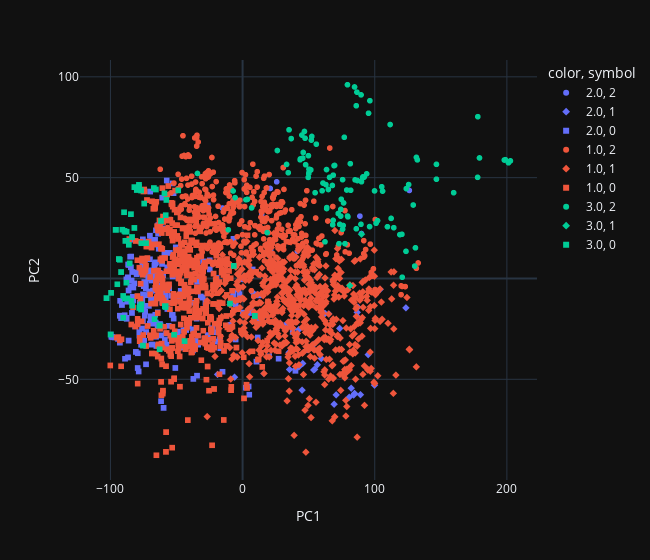

Notebook code cell kept with this figure:
### Markdown cell above
### Données normalisées

### Code cell
data_without_class_copy = data_without_class.copy()
scaler = StandardScaler()
scaled_data_without_class = scaler.fit_transform(data_without_class_copy)

cls = KMeans(n_clusters=3, init="k-means++")
cls.fit(scaled_data_without_class)
labels = pd.Series(cls.labels_, name="K-means")
labels = pd.Categorical(labels, categories=[0, 1, 2, 3])

symbol_categories = labels.astype(str)

fig = px.scatter(x=pcs.T[0], y=pcs.T[1], color=data['fetal_health'], symbol=labels,
                 labels={'x': 'PC1', 'y': 'PC2'}, width=650)
fig.show()



print(f"ARI : {adjusted_rand_score(labels, data['fetal_health'])}")

### Figure 1 — Plotly figure (JSON) as saved in the notebook; plotly's stock layout.template omitted (floating-point values rounded to 4 significant figures; data arrays with more than 128 entries replaced by an {"elided": "..."} marker saying what was removed)
{"data": [{"hovertemplate": "color=2.0<br>symbol=2<br>PC1=%{x}<br>PC2=%{y}<extra></extra>", "legendgroup": "2.0, 2", "marker": {"color": "#636efa", "symbol": "circle"}, "mode": "markers", "name": "2.0, 2", "showlegend": true, "x": [20.94, 25.8, 21.36, 21.54, 14.48, 41.5, -15.24, 126.2, 89.96, 30.73, 88.77], "xaxis": "x", "y": [44.64, 47.94, 14.33, 12.54, 31.78, 13.52, 34.93, 43.66, 22.28, 54.98, 30.93], "yaxis": "y", "type": "scattergl"}, {"hovertemplate": "color=2.0<br>symbol=1<br>PC1=%{x}<br>PC2=%{y}<extra></extra>", "legendgroup": "2.0, 1", "marker": {"color": "#636efa", "symbol": "diamond"}, "mode": "markers", "name": "2.0, 1", "showlegend": true, "x": [53.79, 54.54, 57.72, 104.1, 123.6, 42.6, 42.68, 95.04, 16.09, 7.6, 56.57, 54.01, 45.49, 69.27, 70.81, 82.17, 84.08, 59.56, 80.69, 84.74, 89.19, 99.81, 35.2, 48.82, 6.293, 35.52, 86.42, 86.75, 65.24, 62.38, 73.51, 68.51, 87.16, 42.58, 45.02, -6.091, -18.93], "xaxis": "x", "y": [-45.38, -45.09, 1.695, -5.372, -14.56, -43.72, -43.73, -37.77, -47.13, -6.918, -42.76, -32.55, -42.15, -62.35, -57.73, -54.4, -57.78, -39.7, -58.9, -57.0, -57.62, -52.91, -36.63, -35.3, -15.38, -45.15, -18.64, -16.8, -17.57, -17.36, -24.78, -1.547, -14.22, -25.31, -55.38, -48.95, -47.57], "yaxis": "y", "type": "scattergl"}, {"hovertemplate": "color=2.0<br>symbol=0<br>PC1=%{x}<br>PC2=%{y}<extra></extra>", "legendgroup": "2.0, 0", "marker": {"color": "#636efa", "symbol": "square"}, "mode": "markers", "name": "2.0, 0", "showlegend": true, "x": {"elided": "247 float values"}, "xaxis": "x", "y": {"elided": "247 float values"}, "yaxis": "y", "type": "scattergl"}, {"hovertemplate": "color=1.0<br>symbol=2<br>PC1=%{x}<br>PC2=%{y}<extra></extra>", "legendgroup": "1.0, 2", "marker": {"color": "#EF553B", "symbol": "circle"}, "mode": "markers", "name": "1.0, 2", "showlegend": true, "x": {"elided": "437 float values"}, "xaxis": "x", "y": {"elided": "437 float values"}, "yaxis": "y", "type": "scattergl"}, {"hovertemplate": "color=1.0<br>symbol=1<br>PC1=%{x}<br>PC2=%{y}<extra></extra>", "legendgroup": "1.0, 1", "marker": {"color": "#EF553B", "symbol": "diamond"}, "mode": "markers", "name": "1.0, 1", "showlegend": true, "x": {"elided": "661 float values"}, "xaxis": "x", "y": {"elided": "661 float values"}, "yaxis": "y", "type": "scattergl"}, {"hovertemplate": "color=1.0<br>symbol=0<br>PC1=%{x}<br>PC2=%{y}<extra></extra>", "legendgroup": "1.0, 0", "marker": {"color": "#EF553B", "symbol": "square"}, "mode": "markers", "name": "1.0, 0", "showlegend": true, "x": {"elided": "557 float values"}, "xaxis": "x", "y": {"elided": "557 float values"}, "yaxis": "y", "type": "scattergl"}, {"hovertemplate": "color=3.0<br>symbol=2<br>PC1=%{x}<br>PC2=%{y}<extra></extra>", "legendgroup": "3.0, 2", "marker": {"color": "#00cc96", "symbol": "circle"}, "mode": "markers", "name": "3.0, 2", "showlegend": true, "x": [159.7, 177.8, 3.607, 3.666, 2.523, 120.6, 146.7, 130.8, 132.2, 95.3, 62.36, 131.5, 123.7, -5.676, -7.192, -34.13, 77.49, 130.2, 119.0, 146.7, 111.7, 60.18, 47.7, 54.87, 90.9, 89.95, 91.97, 81.52, 93.89, 91.03, 6.803, 18.6, 65.8, 105.9, 123.9, 125.6, 105.3, 86.89, 85.12, 99.84, 49.8, 45.9, 34.53, 55.78, 52.02, 52.39, 46.79, 44.86, 47.27, 36.79, 33.28, 35.15, 69.62, 79.43, 79.71, 69.19, 60.84, 96.33, 86.49, 89.66, 84.7, 79.35, 76.41, 89.57, 86.06, 74.33, 96.1, 102.1, 178.0, 201.2, 202.7, 198.8, 198.0, 179.3, -10.8, 64.92, 68.17, 68.53, 63.05, 63.61, 63.7, 68.58, 63.51, 74.67, 67.95, 51.65, 78.81, 81.79, 101.0, 112.4, 76.94, 129.1, 114.4, 109.6, 75.68, 49.67, 50.07, 50.33, 50.25, 120.8, 43.71, 43.54, 45.56, 26.29, 72.36, 74.25, 76.1, 73.53, 75.65, 72.96, 86.01], "xaxis": "x", "y": [42.54, 50.16, 39.2, 39.24, 39.04, 21.89, 49.23, 15.21, 58.82, 81.94, 18.18, 60.05, 13.45, 40.1, 43.39, 52.08, 17.27, 6.141, 21.74, 56.6, 76.35, 43.49, 56.42, 42.53, 49.9, 47.98, 50.25, 56.93, 51.89, 50.36, 35.01, 22.74, 50.13, 43.31, 44.55, 46.57, 45.49, 48.56, 48.9, 43.42, 60.89, 62.51, 52.44, 66.59, 68.61, 70.44, 72.9, 71.13, 69.55, 69.37, 56.56, 73.72, 56.06, 30.95, 30.56, 55.95, 47.32, 88.15, 92.39, 91.04, 94.97, 96.07, 37.47, 26.87, 24.65, 34.3, 25.72, 28.7, 80.24, 57.37, 58.31, 58.93, 58.74, 59.78, 24.13, 44.13, 26.64, 28.83, 46.54, 34.68, 35.15, 51.24, 54.01, 39.27, 46.13, 53.88, 43.88, 43.75, 27.39, 29.8, 70.01, 36.44, 25.18, 25.64, 49.01, 50.14, 52.01, 52.93, 54.22, 0.6219, 59.29, 58.86, 59.66, 63.47, 32.23, 30.93, 26.27, 26.85, 24.39, 17.26, 85.66], "yaxis": "y", "type": "scattergl"}, {"hovertemplate": "color=3.0<br>symbol=1<br>PC1=%{x}<br>PC2=%{y}<extra></extra>", "legendgroup": "3.0, 1", "marker": {"color": "#00cc96", "symbol": "diamond"}, "mode": "markers", "name": "3.0, 1", "showlegend": true, "x": [90.01, 81.15], "xaxis": "x", "y": [21.95, -3.536], "yaxis": "y", "type": "scattergl"}, {"hovertemplate": "color=3.0<br>symbol=0<br>PC1=%{x}<br>PC2=%{y}<extra></extra>", "legendgroup": "3.0, 0", "marker": {"color": "#00cc96", "symbol": "square"}, "mode": "markers", "name": "3.0, 0", "showlegend": true, "x": [-59.11, -74.48, -76.78, -58.16, -78.38, -84.15, -76.55, -87.09, -80.1, -90.38, -99.52, -89.04, -91.93, -102.9, -102.9, -78.2, 9.253, 9.253, -94.8, -9.541, -87.91, -89.4, -91.0, -87.78, -88.81, -92.89, -93.59, -87.57, -88.69, -99.88, -85.48, -58.31, -58.28, -58.79, -63.01, -66.58, -90.3, -51.82, -43.88, -77.58, -83.62, -76.8, -62.61, -57.67, -78.42, -81.85, -81.78, -48.68, -65.62, -67.14, -81.89, -84.48, -76.54, -83.65, -73.09, -6.67, -86.06, -96.08, -95.81, -61.75, -89.69, -75.39, -62.77], "xaxis": "x", "y": [42.21, 37.15, 43.62, 31.41, 45.47, -11.18, -12.73, -9.859, 43.88, -8.669, -7.144, -9.989, 3.188, -9.764, -9.764, -14.61, -18.56, -18.56, -2.863, -12.45, -2.083, 23.58, 24.19, 23.22, 23.13, 9.259, 9.648, 18.73, 18.63, -27.79, 7.489, -14.16, -13.71, -13.75, -23.34, -20.18, -19.45, -27.9, -31.05, -13.93, -13.45, -15.36, -23.24, 38.94, 46.4, 45.28, 45.29, 43.69, 44.12, 44.84, 25.07, 31.9, 17.47, 20.56, 17.51, 6.232, 16.68, 24.1, 24.13, 28.54, 32.85, -33.3, -35.11], "yaxis": "y", "type": "scattergl"}], "layout": {"xaxis": {"anchor": "y", "domain": [0.0, 1.0], "title": {"text": "PC1"}}, "yaxis": {"anchor": "x", "domain": [0.0, 1.0], "title": {"text": "PC2"}}, "legend": {"title": {"text": "color, symbol"}, "tracegroupgap": 0}, "margin": {"t": 60}, "width": 650}}
